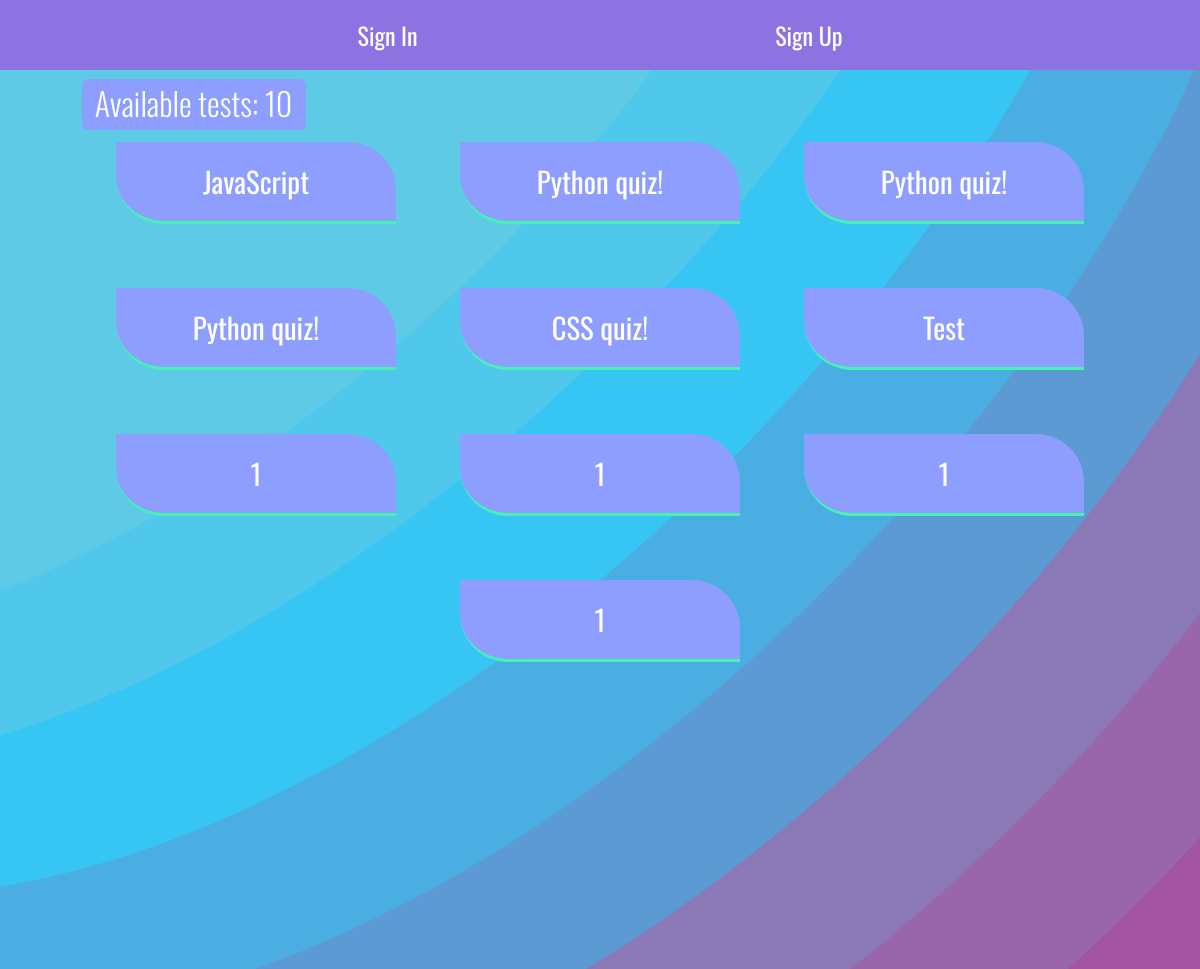
The page / on the database its author committed.
### questions/models.py (models this page shows, shortened)
class GroupQuestion(models.Model):
    group_name = models.CharField(max_length=250)
    description = models.CharField(max_length=100, blank=True, default='')

### questions/views.py (the view)
# urls.py: path('', HomePage.as_view(), name='index'),
class HomePage(View):
    template_name = 'index.html'
    def get(self, request):
        return render(request, 'index.html', {
            'groups': GroupQuestion.objects.all(),
            'total_groups': GroupQuestion.objects.all().count()
          })

### templates/index.html (shortened to what this page needs)
{% extends 'base.html' %}
{% block content %}
    <div class="group__list">
         <p class="total__groups">Available tests: {{ total_groups }}</p>
        {% for group in groups %}
        <div class="group">
            <div>
                <p class="group__title"><a href="questions/{{ group.pk }}" class="link">{{ group.group_name }}</a></p>
                <p class="group__description">{{ group.description }}</p>
            </div>
        </div>
        {% endfor %}
    </div>
{% endblock %}

### static/css/style.css (style rules this page uses)
* { box-sizing: border-box; margin: 0px; padding: 0px; font-size: 16px; font-family: 'Oswald', sans-serif; }
.container { display: flex; flex-direction: column; justify-content: center; }
.link { font-size: 1.5em; text-decoration: none; color: #fff; transition: 0.5s; }
.group__list { position: relative; background-image: url('/static/background.svg'); background-repeat:no-repeat; background-size: cover; display: flex; justify-content: center; width: 100%; height: 899px; padding: 2.5em; flex-wrap: wrap; align-content: flex-start }
.total__groups { font-size: 2em; color: #fff; position: absolute; font-weight: 300; left: 6.8%; top: 1%; background-color: #8D9EFF; height: 1.6em; width: 7em; text-align: center; border-radius: 0.2em; }
.group { display: flex; flex-direction: column; justify-content: space-between; padding: 0.5em; background-color: #8D9EFF; width: 280px; height: 10%; margin: 2em; border-bottom-left-radius: 3em; border-top-right-radius: 3em; overflow: hidden; transition: 0.5s; border-bottom: 3px solid #44f5b1; }
.group__title { padding: 10px; font-size: 1.2em; text-align: center; }
.group__description { padding: 10px; font-size: 1.2em; text-align: justify; color: #fff; }

### rows shown on the page
GroupQuestion: group_name "JavaScript"
GroupQuestion: group_name "Python quiz!"
GroupQuestion: group_name "Python quiz!"
GroupQuestion: group_name "Python quiz!"
GroupQuestion: group_name "CSS quiz!"
GroupQuestion: group_name "Test"
GroupQuestion: group_name "1"
GroupQuestion: group_name "1"
GroupQuestion: group_name "1"
GroupQuestion: group_name "1"

### other values the page prints
{{ total_groups }} "10"
